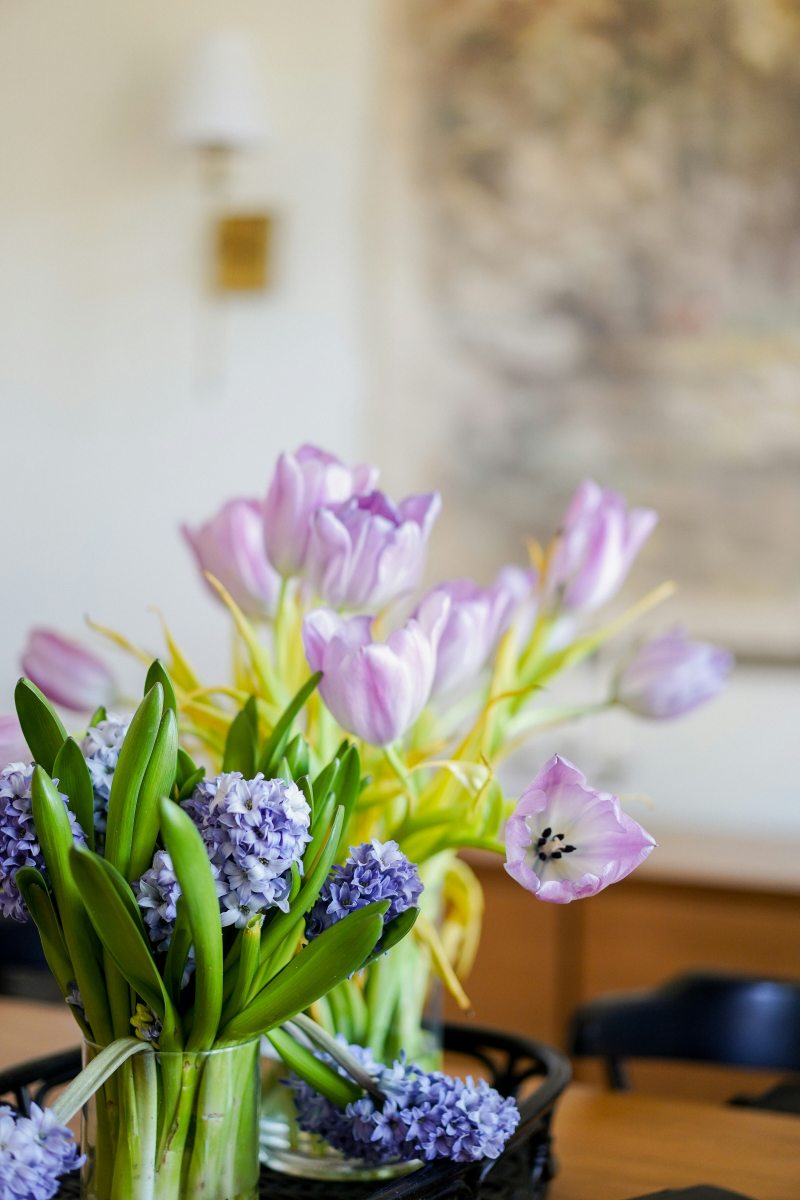
#> input picture img02.jpg, 4000 x 6000 px (shown at 1/5 size)
$ jupyter execute Lab13.ipynb
#> lines starting #> are read from the running program, lines starting #| are printed output that depends on the picture
## **Lab 13 - Tasks**

Activity 1: Load an image in grayscale, display it, and save it

[cell 1]
import cv2

# Load an image in grayscale
image = cv2.imread(
    'img01.jpg', cv2.IMREAD_GRAYSCALE)

# Display the image
cv2.imshow('Grayscale Image', image)
cv2.waitKey(0)  # Wait for a key press to close the window
cv2.destroyAllWindows()

# Save the grayscale image
cv2.imwrite('grayscale_image.jpg', image)
#> Out = True

Activity 2: Load a colored image, convert it to grayscale, resize it, and save it

[cell 2]
import cv2

# Load a colored image
image = cv2.imread('img02.jpg')
#> image is the input picture: shape (6000, 4000, 3); mean B, G, R 132.3, 153.8, 158

# Convert the image to grayscale
gray_image = cv2.cvtColor(image, cv2.COLOR_BGR2GRAY)
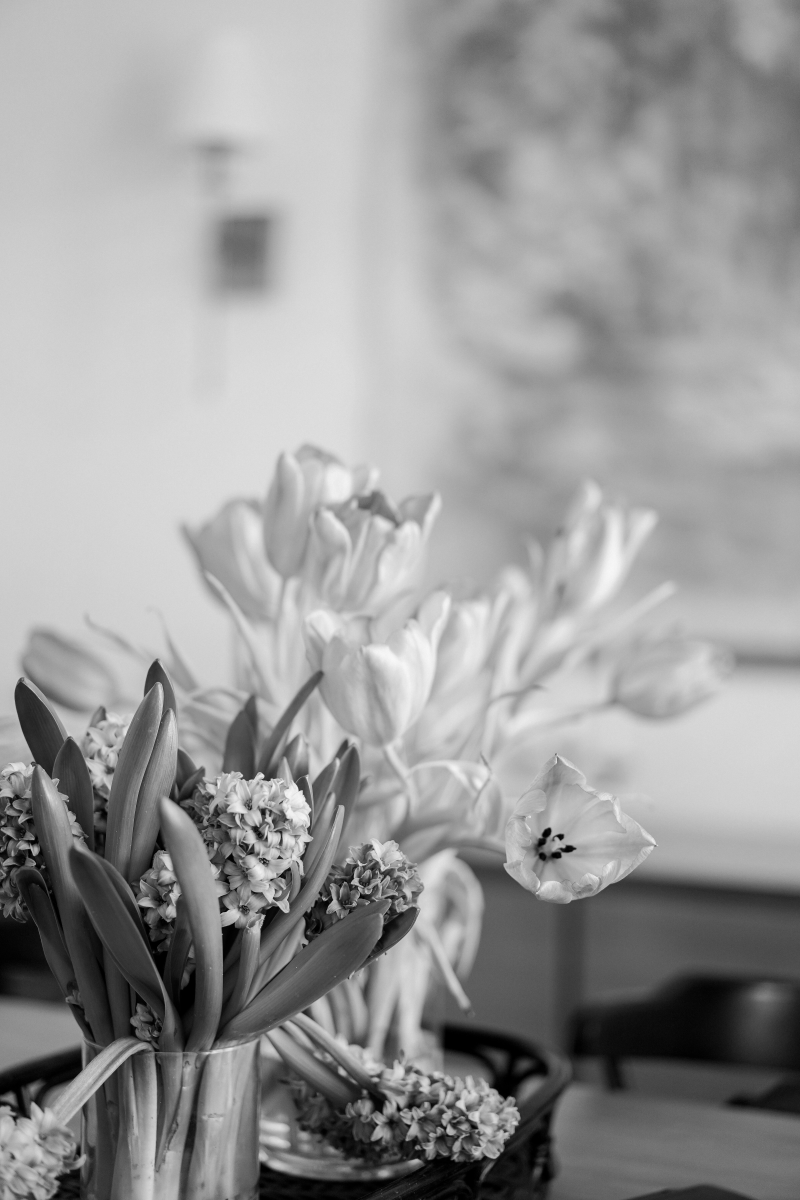
#> gray_image: shape (6000, 4000) (shown at 1/5 size); min 0, max 253, mean 152.6

# Resize the grayscale image
resized_image = cv2.resize(gray_image, (300, 300))  # Resize to 300x300 pixels
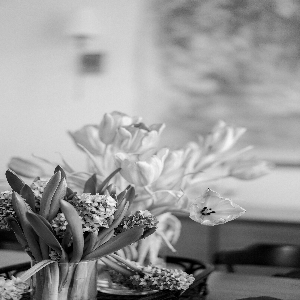
#> resized_image: shape (300, 300); min 0, max 248, mean 152.5

# Save the resized grayscale image
cv2.imwrite('resized_grayscale_image.jpg', resized_image)
#> Out = True
